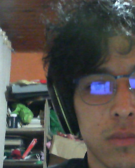
#> input picture tracking/python/video/whole.png, 135 x 168 px
$ python matching.py   (older library calls are emulated)
#> lines starting #> are read from the running program, lines starting #| are printed output that depends on the picture
import numpy as np
import cv2
from matplotlib import pyplot as plt

img1 = cv2.imread('whole.png',0)          # queryImage
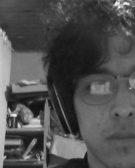
#> img1: shape (168, 135); min 17, max 247, mean 79.9
img2 = cv2.imread('part.png',0)       # trainImage
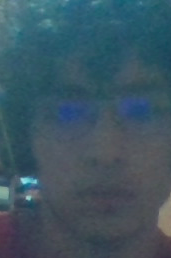
#> input picture tracking/python/video/part.png, 171 x 258 px
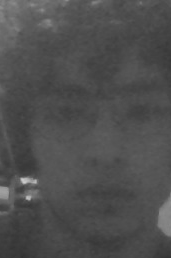
#> img2: shape (258, 171); min 49, max 203, mean 78.6


def drawMatches(img1, kp1, img2, kp2, matches):
    rows1 = img1.shape[0]
    cols1 = img1.shape[1]
    rows2 = img2.shape[0]
    cols2 = img2.shape[1]

    out = np.zeros((max([rows1,rows2]),cols1+cols2,3), dtype='uint8')

    # Place the first image to the left
    out[:rows1,:cols1] = np.dstack([img1, img1, img1])

    # Place the next image to the right of it
    out[:rows2,cols1:] = np.dstack([img2, img2, img2])

    # For each pair of points we have between both images
    # draw circles, then connect a line between them
    for mat in matches:

        # Get the matching keypoints for each of the images
        img1_idx = mat.queryIdx
        img2_idx = mat.trainIdx

        # x - columns
        # y - rows
        (x1,y1) = kp1[img1_idx].pt
        (x2,y2) = kp2[img2_idx].pt

        # Draw a small circle at both co-ordinates
        # radius 4
        # colour blue
        # thickness = 1
        cv2.circle(out, (int(x1),int(y1)), 4, (0, 0, 255), 1)
        cv2.circle(out, (int(x2)+cols1,int(y2)), 4, (255, 0, 0), 1)

        # Draw a line in between the two points
        # thickness = 1
        # colour blue
        cv2.line(out, (int(x1),int(y1)), (int(x2)+cols1,int(y2)), (255, 0, 0), 1)

    return out

# Initiate SIFT detector
orb = cv2.ORB()

# find the keypoints and descriptors with SIFT
kp1, des1 = orb.detectAndCompute(img1,None)
#> kp1 = 91 keypoints; strongest (x, y, size): (35, 116, 31), (37, 120, 37.2), (38, 116, 31), (39, 121, 31)
kp2, des2 = orb.detectAndCompute(img2,None)
#> kp2 = (); des2 = None

# create BFMatcher object
bf = cv2.BFMatcher(cv2.NORM_HAMMING, crossCheck=True)

# Match descriptors.
#> (the run stopped early here; a loop or call above may not have finished)
